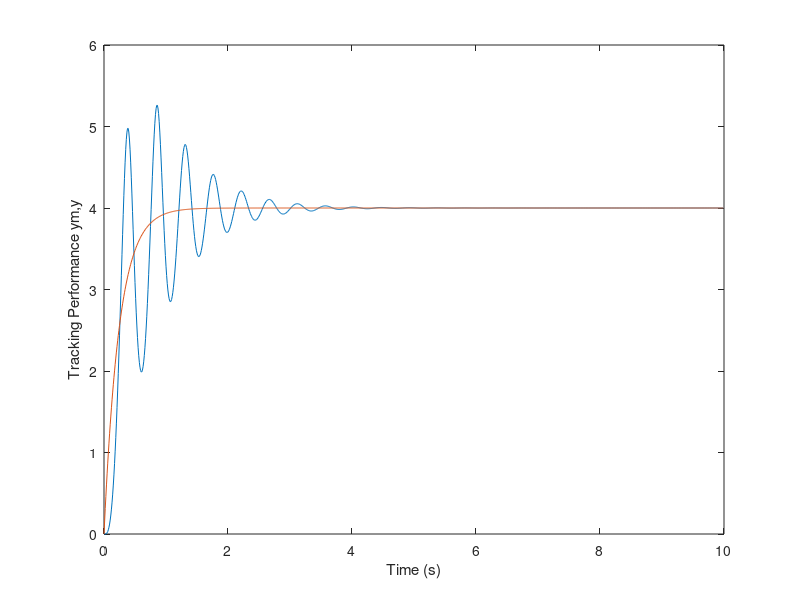
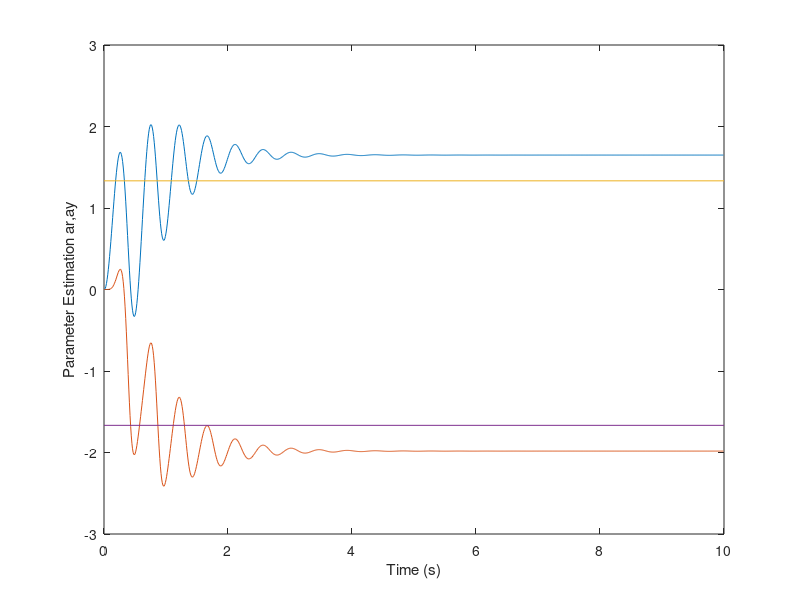

Source code (MATLAB) for these figures, in order:
%Example 8.3
%Model reference adaptive control
%First-order linear system
%Tien 2002.01.16

close all
clear all

%sampling time
tmax=10;
dt=0.01;
n=round(tmax/dt);

%reference data
for i=1:n
   t(i)=(i-1)*dt;
   %r(i)=4*sin(3*t(i));
   r(i)=4;
end;

%system & reference model parameters
ap=-1;  bp=3;
am=4;   bm=4;

%Controller parameters
gamma=2;

%initial values
y(1)=0; ym(1)=0;
e(1)=0;
arh(1)=0;
ayh(1)=0;
u(1)=0;
ar=bm/bp;
ay=(ap-am)/bp;

for i=2:n
   %system dynamics
   y(i)=(-ap*y(i-1)+bp*u(i-1))*dt+y(i-1);
   
   %refernce model dynamics
   ym(i)=(-am*ym(i-1)+bm*r(i-1))*dt+ym(i-1);
      
   %error dynamics
   e(i)=y(i)-ym(i);
      
   %adaptation laws
   arh(i)=(-sign(bp)*gamma*e(i-1)*r(i-1))*dt+arh(i-1);
   ayh(i)=(-sign(bp)*gamma*e(i-1)*y(i-1))*dt+ayh(i-1);
   
   %controller
   u(i)=arh(i)*r(i)+ayh(i)*y(i);   
end;

plot(t,y,t,ym);				xlabel('Time (s)'); ylabel('Tracking Performance ym,y');
figure;plot(t,arh,t,ayh);	xlabel('Time (s)'); ylabel('Parameter Estimation ar,ay');
hold on;	plot([0,10],[ar,ar]);    plot([0,10],[ay,ay])
